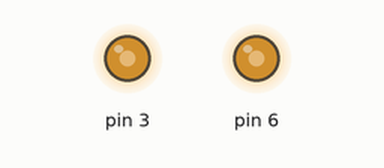
The sketch below on a simulated Arduino Uno, built with avr-gcc and run on an emulated ATmega328P. Parts: output pins drawn as LEDs (lit = HIGH).

Above: at 0.1 s.
Timing chart, 0 to 1.6 s (numbered marks = the images above):
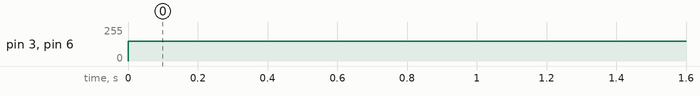

Measured:
- by itself, pin 3, pin 6: 0/255 → 150/255 at 0.00 s

The sketch:

motor_control.ino
```cpp
#include <motor_control.h>

void setup() {
  // put your setup code here, to run once:

}

void loop() {
  // put your main code here, to run repeatedly:
  forward(150);


}
```
